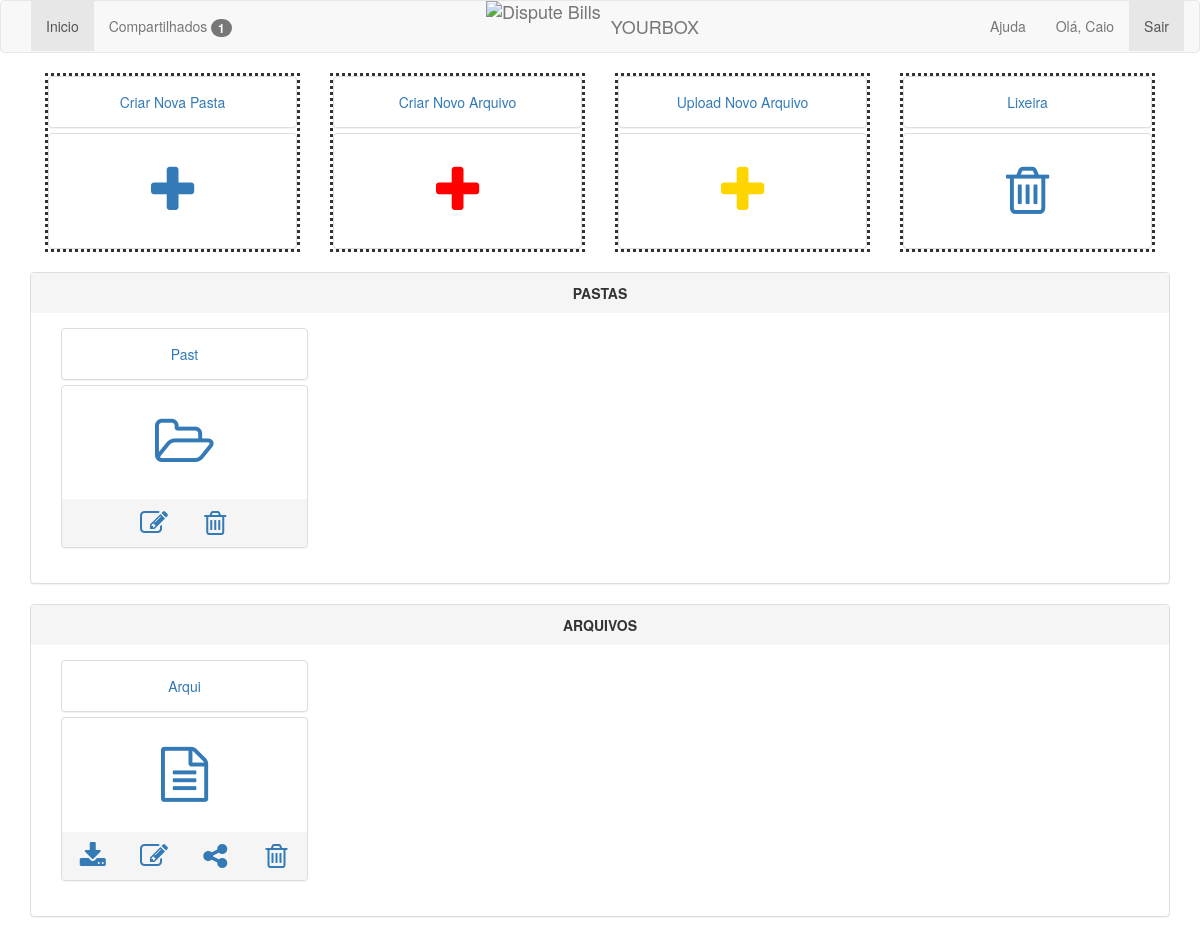
The page /app (signed in) on the database as committed earlier.
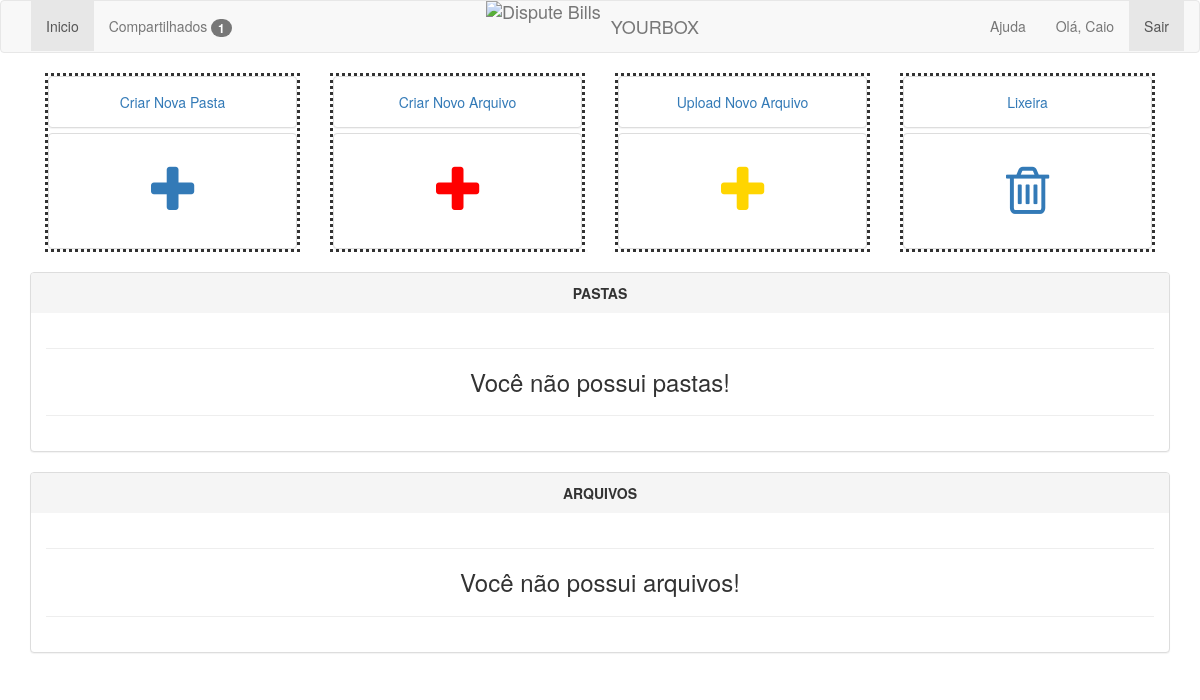
The same page on the database as committed later.
### app/models.py (models this page shows)
class Pasta(models.Model):
    titulo = models.CharField(max_length=10)
    desc = models.CharField(max_length=100, blank=True, null=True)
    status = models.BooleanField(default=True)
    criado_em = models.DateTimeField(auto_now_add=True)
    editado_em = models.DateTimeField(auto_now=True)

class Arquivo(models.Model):
    nome = models.CharField(max_length=10)
    arquivo = models.FileField()
    pasta = models.ForeignKey(Pasta, blank=True, null=True)
    tipo = models.CharField(max_length=50, choices=TIPOS)
    status = models.BooleanField(default=True)
    criado_em = models.DateTimeField(auto_now_add=True)
    editado_em = models.DateTimeField(auto_now=True)

### app/views.py (the view)
# urls.py: url(r'^app', views.app, name='app'),
def app(request):
    try:
        usuario = Usuario.objects.get(email=request.session['email'])
        compartilhados = Compartilhado.objects.filter(usuario=usuario, status=False)
        return render_to_response('app.html', {'usuario': usuario, 'usuarios': Usuario.objects.all(),
                                               'compartilhados': compartilhados},
                                  context_instance=RequestContext(request))
    except:
        return redirect('/')

### app/templates/app.html (shortened to what the changed rows need)
{% extends 'base.html' %}
{% block content %}
    <br/>
    <div class='row' >
        <div class='col-xs-6 col-sm-4 col-md-12' id="pastas">
            <div class="panel-group">
                <div class="panel panel-default">
                    <div class="panel-body text-center">
                        {% for pasta in usuario.pastas.all %}
                            {% if pasta.status %}
                                <div class='col-xs-6 col-sm-4 col-md-3'>
                                    <div class="panel-group">
                                        <div class="panel panel-default">
                                            <div class="panel-body text-center">
                                                <a href='/pasta/{{ pasta.id }}'>{{ pasta.titulo }}</a>
                                            </div>
                                        </div>
                                        <div class="panel panel-default">
                                            <div class="panel-body text-center">
                                                <label style='font-size:55px;'><a href='/pasta/{{ pasta.id }}'>
                                                    <span class='fa fa-1x fa fa-folder-open-o'></span>
                                                </a></label>
                                            </div>
                                            <div class="panel-footer">
                                                <div class='row'>
                                                    <div class='col-xs-3 col-xs-offset-3'>
                                                        <a href='/edit-pasta/{{ pasta.id }}'><span
                                                                class='fa fa-2x fa-edit'></span></a>
                                                    </div>
                                                    <div class='col-xs-3'>
                                                        <a href='/remove-pasta/{{ pasta.id }}'><span
                                                                class='fa fa-2x fa-trash-o'></span></a>
                                                    </div>
                                                </div>
                                            </div>
                                        </div>
                                    </div>
                                </div>
                            {% endif %}
                        {% empty %}
                            <hr/>
                            <h3 class="text-center"> Você não possui pastas! </h3>
                            <hr/>
                        {% endfor %}
                    </div>
                </div>
            </div>
        </div>
    </div>
    <div class='row' id="arquivos">
        <div class='col-xs-6 col-sm-4 col-md-12'>
            <div class="panel-group">
                <div class="panel panel-default">
                    <div class="panel-body text-center">
                        {% for arquivo in usuario.arquivos.all %}
                            {% if not arquivo.pasta and arquivo.status %}
                                <div class='col-xs-6 col-sm-4 col-md-3'>
                                    <div class="panel-group">
                                        <div class="panel panel-default">
                                            <div class="panel-body text-center">
                                                <a href='/edit-arquivo/{{ arquivo.id }}'>{{ arquivo.nome }}</a>
                                            </div>
                                        </div>
                                        <div class="panel panel-default">
                                            <div class="panel-body text-center">
                                                <label style='font-size:55px;'><a href='/edit-arquivo/{{ arquivo.id }}'><span
                                                        class='fa fa-1x fa-file-text-o'></span></a></label>
                                            </div>
                                            <div class="panel-footer">
                                                <div class='row'>
                                                    <div class='col-xs-3'>
                                                        <a href='/media/{{ arquivo.arquivo }}'
                                                           download='/media/{{ arquivo.arquivo }}'><span
                                                                class='fa fa-2x fa-download'></span></a>
                                                    </div>
                                                    <div class='col-xs-3'>
                                                        <a href='/edit-arquivo/{{ arquivo.id }}'><span
                                                                class='fa fa-2x fa-edit'></span></a>
                                                    </div>
                                                    <div class='col-xs-3'>
                                                        <a data-toggle="modal"
                                                           data-target="#modal{{ arquivo.id }}"><span
                                                                class='fa fa-2x fa-share-alt'></span></a>
                                                    </div>
                                                    <div class='col-xs-3'>
                                                        <a href='/remove-arquivo/{{ arquivo.id }}'><span
                                                                class='fa fa-2x fa-trash-o'></span></a>
                                                    </div>
                                                </div>
                                            </div>
                                        </div>
                                    </div>
                                </div>
                            {% endif %}
                        {% empty %}
                            <hr/>
                            <h3 class="text-center"> Você não possui arquivos! </h3>
                            <hr/>
                        {% endfor %}
                    </div>
                </div>
            </div>
        </div>
{% endblock %}

Rows that differ between the two databases and show on the page:
removed Pasta: titulo "Past"
removed Arquivo: nome "Arqui"
Other text that changed with them:
text now shown: "Você não possui pastas! Você não possui arquivos!"
